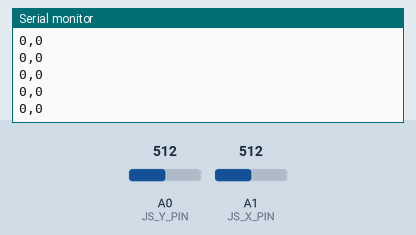
Simulated run of this sketch. Board: Arduino Uno, built with avr-gcc and run on an emulated ATmega328P. Parts: the last lines printed to the serial monitor. Inputs (shaded band) come from the test bench; at power-on: A1 (JS_X_PIN) = 512, A0 (JS_Y_PIN) = 512.

Above: at 2.8 s.
2.9 s: A1 (JS_X_PIN) set to 170
At 3.9 s:
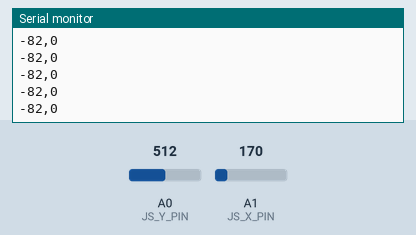
4.4 s: A1 (JS_X_PIN) set to 145
At 5.2 s:
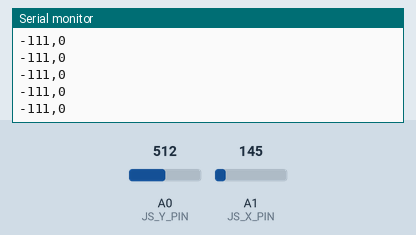
5.9 s: A0 (JS_Y_PIN) set to 168
At 6.8 s:
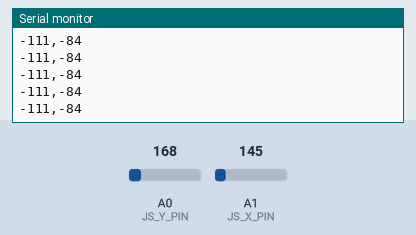
7.4 s: A0 (JS_Y_PIN) set to 140
At 8.1 s:
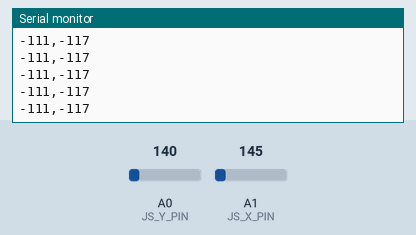
Timing chart, 0 to 9.9 s (numbered marks = the images above; inputs shaded):
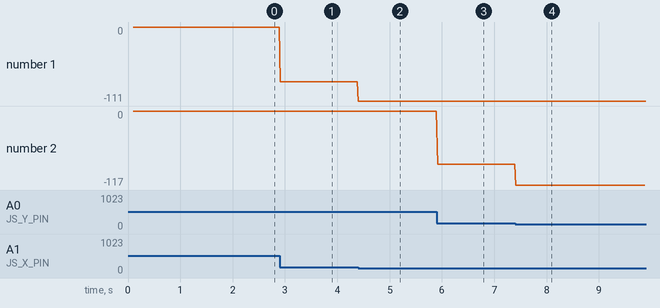

Measured:
- after the input at 2.9 s, the serial monitor: prints a new line at once (image 1)
- after the input at 4.4 s, the serial monitor: prints a new line at once (image 2)
- after the input at 5.9 s, the serial monitor: prints a new line at once (image 3)
- after the input at 7.4 s, the serial monitor: prints a new line at once (image 4)
- plotted number 1: 0 → -82 after the input at 2.9 s, -82 → -111 after the input at 4.4 s
- plotted number 2: 0 → -84 after the input at 5.9 s, -84 → -117 after the input at 7.4 s

The sketch:

Joy2USBMouse.ino
```cpp
//Joy2USBMouse.ino
const int JS_X_PIN=A1;
const int JS_Y_PIN=A0;

//反応しない領域（アソビ）の設定
const int JS_DEADZONE_X=120;
const int JS_DEADZONE_Y=120;

int JS_originX=512;
int JS_originY=512;

void setup() {
  // put your setup code here, to run once:

  //JSのニュートラル位置を設定する
  delay(100);
  JS_originX=analogRead(JS_X_PIN);
  JS_originY=analogRead(JS_Y_PIN);

  Serial.begin(9600);
}

void loop() {
  // put your main code here, to run repeatedly:

  //JSのニュートラル位置との差をreadingX,Yに格納
  int readingX=analogRead(JS_X_PIN)-JS_originX;
  int readingY=analogRead(JS_Y_PIN)-JS_originY;

  //各軸の出力がアソビの範囲なら0に置き換える
  if(-JS_DEADZONE_X<=readingX && readingX<=JS_DEADZONE_X){
  	readingX=0;
  }
  if(-JS_DEADZONE_Y<=readingY && readingY<=JS_DEADZONE_Y){
  	readingY=0;
  }

  //アソビ領域の辺を0とする対応に置き換える
  if(readingX>0){
  	readingX=readingX-JS_DEADZONE_X;
  }else if(readingX<0){
  	readingX=readingX+JS_DEADZONE_X;
  }
  if(readingY>0){
  	readingY=readingY-JS_DEADZONE_Y;
  }else if(readingY<0){
  	readingY=readingY+JS_DEADZONE_Y;
  }

  //出力
  /*
  Serial.print(readingX);
  Serial.print(',');
  Serial.print(readingY);
  Serial.print(',');
  */
  Serial.print(calcOutput(readingX,0));
  Serial.print(',');
  Serial.println(calcOutput(readingY,1));

  delay(20);
}

/**
*	X ->	axis=0
*	Y ->	axis=1
*/
int calcOutput(int reading, int axis){
	int JS_DEADZONE=100;
	if(axis==0){
		JS_DEADZONE=JS_DEADZONE_X;
	}else{
		JS_DEADZONE=JS_DEADZONE_Y;
	}
	double x=3.14/(2*(512-JS_DEADZONE))*reading;
	return (int)(reading*(1.0-cos(x)));
}
```
